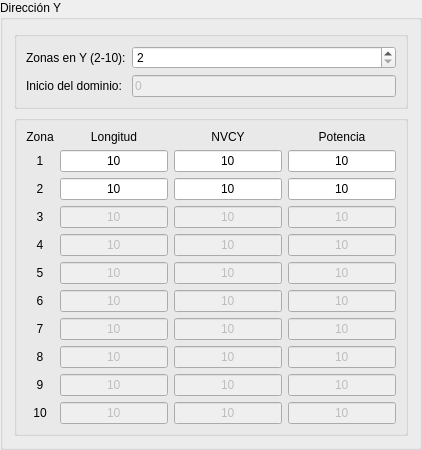
        <widget class="QGroupBox" name="gb_diry_vz">
         <property name="title">
          <string>Dirección Y</string>
         </property>
         <layout class="QVBoxLayout" name="verticalLayout_3">
          <item>
           <widget class="QGroupBox" name="gb_diry_vz1">
            <property name="title">
             <string/>
            </property>
            <layout class="QFormLayout" name="formLayout_9">
             <item row="0" column="0">
              <widget class="QLabel" name="lb_diry_numz">
               <property name="text">
                <string>Zonas en Y (2-10):</string>
               </property>
              </widget>
             </item>
             <item row="0" column="1">
              <widget class="QSpinBox" name="sb_diry_numz">
               <property name="minimum">
                <number>2</number>
               </property>
               <property name="maximum">
                <number>10</number>
               </property>
              </widget>
             </item>
             <item row="1" column="0">
              <widget class="QLabel" name="lb_diry_inidom">
               <property name="text">
                <string>Inicio del dominio:</string>
               </property>
              </widget>
             </item>
             <item row="1" column="1">
              <widget class="QLineEdit" name="le_diry_inidom">
               <property name="enabled">
                <bool>false</bool>
               </property>
               <property name="text">
                <string>0</string>
               </property>
              </widget>
             </item>
            </layout>
           </widget>
          </item>
          <item>
           <widget class="QGroupBox" name="gb_diry_vz2">
            <property name="title">
             <string/>
            </property>
            <layout class="QGridLayout" name="gridLayout_2">
             <item row="8" column="0">
              <widget class="QLabel" name="lb_diry_zona8">
               <property name="text">
                <string>8</string>
               </property>
               <property name="alignment">
                <set>Qt::AlignCenter</set>
               </property>
              </widget>
             </item>
             <item row="4" column="1">
              <widget class="QLineEdit" name="le_diry_lon_zon4">
               <property name="enabled">
                <bool>false</bool>
               </property>
               <property name="text">
                <string>10</string>
               </property>
               <property name="alignment">
                <set>Qt::AlignCenter</set>
               </property>
              </widget>
             </item>
             <item row="9" column="2">
              <widget class="QLineEdit" name="le_diry_nvcy_zon9">
               <property name="enabled">
                <bool>false</bool>
               </property>
               <property name="text">
                <string>10</string>
               </property>
               <property name="alignment">
                <set>Qt::AlignCenter</set>
               </property>
              </widget>
             </item>
             <item row="0" column="3">
              <widget class="QLabel" name="lb_diry_poten">
               <property name="text">
                <string>Potencia</string>
               </property>
               <property name="alignment">
                <set>Qt::AlignCenter</set>
               </property>
              </widget>
             </item>
             <item row="2" column="2">
              <widget class="QLineEdit" name="le_diry_nvcy_zon2">
               <property name="text">
                <string>10</string>
               </property>
               <property name="alignment">
                <set>Qt::AlignCenter</set>
               </property>
              </widget>
             </item>
             <item row="2" column="3">
              <widget class="QLineEdit" name="le_diry_poten_zon2">
               <property name="text">
                <string>10</string>
               </property>
               <property name="alignment">
                <set>Qt::AlignCenter</set>
               </property>
              </widget>
             </item>
             <item row="4" column="2">
              <widget class="QLineEdit" name="le_diry_nvcy_zon4">
               <property name="enabled">
                <bool>false</bool>
               </property>
               <property name="text">
                <string>10</string>
               </property>
               <property name="alignment">
                <set>Qt::AlignCenter</set>
               </property>
              </widget>
             </item>
             <item row="5" column="0">
              <widget class="QLabel" name="lb_diry_zona5">
               <property name="text">
                <string>5</string>
               </property>
               <property name="alignment">
                <set>Qt::AlignCenter</set>
               </property>
              </widget>
             </item>
             <item row="5" column="2">
              <widget class="QLineEdit" name="le_diry_nvcy_zon5">
               <property name="enabled">
                <bool>false</bool>
               </property>
               <property name="text">
                <string>10</string>
               </property>
               <property name="alignment">
                <set>Qt::AlignCenter</set>
               </property>
              </widget>
             </item>
             <item row="2" column="1">
              <widget class="QLineEdit" name="le_diry_lon_zon2">
               <property name="text">
                <string>10</string>
               </property>
               <property name="alignment">
                <set>Qt::AlignCenter</set>
               </property>
              </widget>
             </item>
             <item row="4" column="3">
              <widget class="QLineEdit" name="le_diry_poten_zon4">
               <property name="enabled">
                <bool>false</bool>
               </property>
               <property name="text">
                <string>10</string>
               </property>
               <property name="alignment">
                <set>Qt::AlignCenter</set>
               </property>
              </widget>
             </item>
             <item row="5" column="3">
              <widget class="QLineEdit" name="le_diry_poten_zon5">
               <property name="enabled">
                <bool>false</bool>
               </property>
               <property name="text">
                <string>10</string>
               </property>
               <property name="alignment">
                <set>Qt::AlignCenter</set>
               </property>
              </widget>
             </item>
             <item row="1" column="2">
              <widget class="QLineEdit" name="le_diry_nvcy_zon1">
               <property name="text">
                <string>10</string>
               </property>
               <property name="alignment">
                <set>Qt::AlignCenter</set>
               </property>
              </widget>
             </item>
             <item row="9" column="0">
              <widget class="QLabel" name="lb_diry_zona9">
               <property name="text">
                <string>9</string>
               </property>
               <property name="alignment">
                <set>Qt::AlignCenter</set>
               </property>
              </widget>
             </item>
             <item row="4" column="0">
              <widget class="QLabel" name="lb_diry_zona4">
               <property name="text">
                <string>4</string>
               </property>
               <property name="alignment">
                <set>Qt::AlignCenter</set>
               </property>
              </widget>
             </item>
             <item row="7" column="1">
              <widget class="QLineEdit" name="le_diry_lon_zon7">
               <property name="enabled">
                <bool>false</bool>
               </property>
               <property name="text">
                <string>10</string>
               </property>
               <property name="alignment">
                <set>Qt::AlignCenter</set>
               </property>
              </widget>
             </item>
             <item row="7" column="3">
              <widget class="QLineEdit" name="le_diry_poten_zon7">
               <property name="enabled">
                <bool>false</bool>
               </property>
               <property name="text">
                <string>10</string>
               </property>
               <property name="alignment">
                <set>Qt::AlignCenter</set>
               </property>
              </widget>
             </item>
             <item row="8" column="3">
              <widget class="QLineEdit" name="le_diry_poten_zon8">
               <property name="enabled">
                <bool>false</bool>
               </property>
               <property name="text">
                <string>10</string>
               </property>
               <property name="alignment">
                <set>Qt::AlignCenter</set>
               </property>
              </widget>
             </item>
             <item row="8" column="2">
              <widget class="QLineEdit" name="le_diry_nvcy_zon8">
               <property name="enabled">
                <bool>false</bool>
               </property>
               <property name="text">
                <string>10</string>
               </property>
               <property name="alignment">
                <set>Qt::AlignCenter</set>
               </property>
              </widget>
             </item>
             <item row="6" column="1">
              <widget class="QLineEdit" name="le_diry_lon_zon6">
               <property name="enabled">
                <bool>false</bool>
               </property>
               <property name="text">
                <string>10</string>
               </property>
               <property name="alignment">
                <set>Qt::AlignCenter</set>
               </property>
              </widget>
             </item>
             <item row="1" column="0">
              <widget class="QLabel" name="lb_diry_zona1">
               <property name="text">
                <string>1</string>
               </property>
               <property name="alignment">
                <set>Qt::AlignCenter</set>
               </property>
              </widget>
             </item>
             <item row="3" column="0">
              <widget class="QLabel" name="lb_diry_zona3">
               <property name="text">
                <string>3</string>
               </property>
               <property name="alignment">
                <set>Qt::AlignCenter</set>
               </property>
              </widget>
             </item>
             <item row="3" column="2">
              <widget class="QLineEdit" name="le_diry_nvcy_zon3">
               <property name="enabled">
                <bool>false</bool>
               </property>
               <property name="text">
                <string>10</string>
               </property>
               <property name="alignment">
                <set>Qt::AlignCenter</set>
               </property>
              </widget>
             </item>
             <item row="5" column="1">
              <widget class="QLineEdit" name="le_diry_lon_zon5">
               <property name="enabled">
                <bool>false</bool>
               </property>
               <property name="text">
                <string>10</string>
               </property>
               <property name="alignment">
                <set>Qt::AlignCenter</set>
               </property>
              </widget>
             </item>
             <item row="6" column="3">
              <widget class="QLineEdit" name="le_diry_poten_zon6">
               <property name="enabled">
                <bool>false</bool>
               </property>
               <property name="text">
                <string>10</string>
               </property>
               <property name="alignment">
                <set>Qt::AlignCenter</set>
               </property>
              </widget>
             </item>
             <item row="9" column="1">
              <widget class="QLineEdit" name="le_diry_lon_zon9">
               <property name="enabled">
                <bool>false</bool>
               </property>
               <property name="text">
                <string>10</string>
               </property>
               <property name="alignment">
                <set>Qt::AlignCenter</set>
               </property>
              </widget>
             </item>
             <item row="9" column="3">
              <widget class="QLineEdit" name="le_diry_poten_zon9">
               <property name="enabled">
                <bool>false</bool>
               </property>
               <property name="text">
                <string>10</string>
               </property>
               <property name="alignment">
                <set>Qt::AlignCenter</set>
               </property>
              </widget>
             </item>
             <item row="0" column="1">
              <widget class="QLabel" name="lb_diry_lon">
               <property name="text">
                <string>Longitud</string>
               </property>
               <property name="alignment">
                <set>Qt::AlignCenter</set>
               </property>
              </widget>
             </item>
             <item row="0" column="2">
              <widget class="QLabel" name="lb_diry_nvcy">
               <property name="text">
                <string>NVCY</string>
               </property>
               <property name="alignment">
                <set>Qt::AlignCenter</set>
               </property>
              </widget>
             </item>
             <item row="3" column="3">
              <widget class="QLineEdit" name="le_diry_poten_zon3">
               <property name="enabled">
                <bool>false</bool>
               </property>
               <property name="text">
                <string>10</string>
               </property>
               <property name="alignment">
                <set>Qt::AlignCenter</set>
               </property>
              </widget>
             </item>
             <item row="7" column="2">
              <widget class="QLineEdit" name="le_diry_nvcy_zon7">
               <property name="enabled">
                <bool>false</bool>
               </property>
               <property name="text">
                <string>10</string>
               </property>
               <property name="alignment">
                <set>Qt::AlignCenter</set>
               </property>
              </widget>
             </item>
             <item row="1" column="1">
              <widget class="QLineEdit" name="le_diry_lon_zon1">
               <property name="text">
                <string>10</string>
               </property>
               <property name="alignment">
                <set>Qt::AlignCenter</set>
               </property>
              </widget>
             </item>
             <item row="7" column="0">
              <widget class="QLabel" name="lb_diry_zona7">
               <property name="text">
                <string>7</string>
               </property>
               <property name="alignment">
                <set>Qt::AlignCenter</set>
               </property>
              </widget>
             </item>
             <item row="3" column="1">
              <widget class="QLineEdit" name="le_diry_lon_zon3">
               <property name="enabled">
                <bool>false</bool>
               </property>
               <property name="text">
                <string>10</string>
               </property>
               <property name="alignment">
                <set>Qt::AlignCenter</set>
               </property>
              </widget>
             </item>
             <item row="6" column="0">
              <widget class="QLabel" name="lb_diry_zona6">
               <property name="text">
                <string>6</string>
               </property>
               <property name="alignment">
                <set>Qt::AlignCenter</set>
               </property>
              </widget>
             </item>
             <item row="8" column="1">
              <widget class="QLineEdit" name="le_diry_lon_zon8">
               <property name="enabled">
                <bool>false</bool>
               </property>
               <property name="text">
                <string>10</string>
               </property>
               <property name="alignment">
                <set>Qt::AlignCenter</set>
               </property>
              </widget>
             </item>
             <item row="1" column="3">
              <widget class="QLineEdit" name="le_diry_poten_zon1">
               <property name="text">
                <string>10</string>
               </property>
               <property name="alignment">
                <set>Qt::AlignCenter</set>
               </property>
              </widget>
             </item>
             <item row="6" column="2">
              <widget class="QLineEdit" name="le_diry_nvcy_zon6">
               <property name="enabled">
                <bool>false</bool>
               </property>
               <property name="text">
                <string>10</string>
               </property>
               <property name="alignment">
                <set>Qt::AlignCenter</set>
               </property>
              </widget>
             </item>
             <item row="0" column="0">
              <widget class="QLabel" name="lb_diry_zona">
               <property name="text">
                <string>Zona</string>
               </property>
               <property name="alignment">
                <set>Qt::AlignCenter</set>
               </property>
              </widget>
             </item>
             <item row="2" column="0">
              <widget class="QLabel" name="lb_diry_zona2">
               <property name="text">
                <string>2</string>
               </property>
               <property name="alignment">
                <set>Qt::AlignCenter</set>
               </property>
              </widget>
             </item>
             <item row="10" column="0">
              <widget class="QLabel" name="lb_diry_zona10">
               <property name="text">
                <string>10</string>
               </property>
               <property name="alignment">
                <set>Qt::AlignCenter</set>
               </property>
              </widget>
             </item>
             <item row="10" column="1">
              <widget class="QLineEdit" name="le_diry_lon_zon10">
               <property name="enabled">
                <bool>false</bool>
               </property>
               <property name="text">
                <string>10</string>
               </property>
               <property name="alignment">
                <set>Qt::AlignCenter</set>
               </property>
              </widget>
             </item>
             <item row="10" column="2">
              <widget class="QLineEdit" name="le_diry_nvcy_zon10">
               <property name="enabled">
                <bool>false</bool>
               </property>
               <property name="text">
                <string>10</string>
               </property>
               <property name="alignment">
                <set>Qt::AlignCenter</set>
               </property>
              </widget>
             </item>
             <item row="10" column="3">
              <widget class="QLineEdit" name="le_diry_poten_zon10">
               <property name="enabled">
                <bool>false</bool>
               </property>
               <property name="text">
                <string>10</string>
               </property>
               <property name="alignment">
                <set>Qt::AlignCenter</set>
               </property>
              </widget>
             </item>
            </layout>
           </widget>
          </item>
         </layout>
        </widget>
